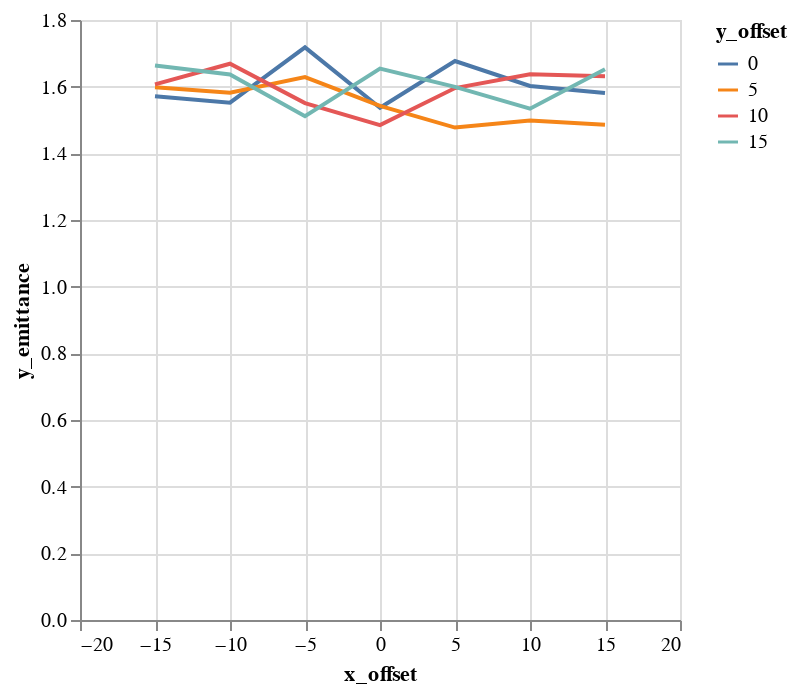

Notebook source saved alongside this figure:
### Code cell
alt.Chart(emit_df).mark_line().encode(
    color='y_offset:N',
    x='x_offset',
    y='y_emittance',
)

### Figure 1 — Vega-Lite specification as saved in the notebook (floating-point values rounded to 4 significant figures)
{"$schema": "https://vega.github.io/schema/vega-lite/v1.2.1.json", "data": {"values": [{"losses": 0, "relbeta": 0.002308, "sourceID": 16777222, "sourceName": "x_-15_y_0", "x_emittance": 1.687, "x_emittance_rel": 1.041, "x_norm_emittance": 0.003895, "x_offset": -15, "y_emittance": 1.571, "y_emittance_rel": 0.9995, "y_norm_emittance": 0.003628, "y_offset": 0}, {"losses": 0, "relbeta": 0.002308, "sourceID": 16777229, "sourceName": "x_-15_y_5", "x_emittance": 1.654, "x_emittance_rel": 1.038, "x_norm_emittance": 0.003818, "x_offset": -15, "y_emittance": 1.598, "y_emittance_rel": 1.003, "y_norm_emittance": 0.003689, "y_offset": 5}, {"losses": 0, "relbeta": 0.002308, "sourceID": 16777236, "sourceName": "x_-15_y_10", "x_emittance": 1.677, "x_emittance_rel": 1.037, "x_norm_emittance": 0.003872, "x_offset": -15, "y_emittance": 1.607, "y_emittance_rel": 1.006, "y_norm_emittance": 0.00371, "y_offset": 10}, {"losses": 0, "relbeta": 0.002308, "sourceID": 16777243, "sourceName": "x_-15_y_15", "x_emittance": 1.77, "x_emittance_rel": 1.059, "x_norm_emittance": 0.004087, "x_offset": -15, "y_emittance": 1.664, "y_emittance_rel": 1.001, "y_norm_emittance": 0.003841, "y_offset": 15}, {"losses": 0, "relbeta": 0.002308, "sourceID": 16777220, "sourceName": "x_-10_y_0", "x_emittance": 1.597, "x_emittance_rel": 1.003, "x_norm_emittance": 0.003686, "x_offset": -10, "y_emittance": 1.552, "y_emittance_rel": 0.9995, "y_norm_emittance": 0.003582, "y_offset": 0}, {"losses": 0, "relbeta": 0.002308, "sourceID": 16777227, "sourceName": "x_-10_y_5", "x_emittance": 1.609, "x_emittance_rel": 0.9978, "x_norm_emittance": 0.003715, "x_offset": -10, "y_emittance": 1.582, "y_emittance_rel": 1.001, "y_norm_emittance": 0.003651, "y_offset": 5}, {"losses": 0, "relbeta": 0.002308, "sourceID": 16777234, "sourceName": "x_-10_y_10", "x_emittance": 1.489, "x_emittance_rel": 1.002, "x_norm_emittance": 0.003438, "x_offset": -10, "y_emittance": 1.669, "y_emittance_rel": 1.002, "y_norm_emittance": 0.003852, "y_offset": 10}, {"losses": 0, "relbeta": 0.002308, "sourceID": 16777241, "sourceName": "x_-10_y_15", "x_emittance": 1.457, "x_emittance_rel": 1.005, "x_norm_emittance": 0.003363, "x_offset": -10, "y_emittance": 1.636, "y_emittance_rel": 1.001, "y_norm_emittance": 0.003777, "y_offset": 15}, {"losses": 0, "relbeta": 0.002308, "sourceID": 16777218, "sourceName": "x_-5_y_0", "x_emittance": 1.678, "x_emittance_rel": 1.001, "x_norm_emittance": 0.003873, "x_offset": -5, "y_emittance": 1.718, "y_emittance_rel": 1.0, "y_norm_emittance": 0.003966, "y_offset": 0}, {"losses": 0, "relbeta": 0.002308, "sourceID": 16777225, "sourceName": "x_-5_y_5", "x_emittance": 1.524, "x_emittance_rel": 1.0, "x_norm_emittance": 0.003517, "x_offset": -5, "y_emittance": 1.629, "y_emittance_rel": 1.002, "y_norm_emittance": 0.00376, "y_offset": 5}, {"losses": 0, "relbeta": 0.002308, "sourceID": 16777232, "sourceName": "x_-5_y_10", "x_emittance": 1.516, "x_emittance_rel": 1.003, "x_norm_emittance": 0.0035, "x_offset": -5, "y_emittance": 1.551, "y_emittance_rel": 1.004, "y_norm_emittance": 0.00358, "y_offset": 10}, {"losses": 0, "relbeta": 0.002308, "sourceID": 16777239, "sourceName": "x_-5_y_15", "x_emittance": 1.707, "x_emittance_rel": 1.009, "x_norm_emittance": 0.00394, "x_offset": -5, "y_emittance": 1.511, "y_emittance_rel": 1.004, "y_norm_emittance": 0.003488, "y_offset": 15}, {"losses": 0, "relbeta": 0.002308, "sourceID": 16777216, "sourceName": "x_0_y_0", "x_emittance": 1.542, "x_emittance_rel": 1.001, "x_norm_emittance": 0.003559, "x_offset": 0, "y_emittance": 1.537, "y_emittance_rel": 1.0, "y_norm_emittance": 0.003548, "y_offset": 0}, {"losses": 0, "relbeta": 0.002308, "sourceID": 16777223, "sourceName": "x_0_y_5", "x_emittance": 1.538, "x_emittance_rel": 0.9987, "x_norm_emittance": 0.003551, "x_offset": 0, "y_emittance": 1.542, "y_emittance_rel": 1.005, "y_norm_emittance": 0.00356, "y_offset": 5}, {"losses": 0, "relbeta": 0.002308, "sourceID": 16777230, "sourceName": "x_0_y_10", "x_emittance": 1.418, "x_emittance_rel": 1.011, "x_norm_emittance": 0.003273, "x_offset": 0, "y_emittance": 1.485, "y_emittance_rel": 1.006, "y_norm_emittance": 0.003428, "y_offset": 10}, {"losses": 0, "relbeta": 0.002308, "sourceID": 16777237, "sourceName": "x_0_y_15", "x_emittance": 1.813, "x_emittance_rel": 1.025, "x_norm_emittance": 0.004185, "x_offset": 0, "y_emittance": 1.654, "y_emittance_rel": 1.026, "y_norm_emittance": 0.003819, "y_offset": 15}, {"losses": 0, "relbeta": 0.002308, "sourceID": 16777217, "sourceName": "x_5_y_0", "x_emittance": 1.558, "x_emittance_rel": 1.005, "x_norm_emittance": 0.003596, "x_offset": 5, "y_emittance": 1.677, "y_emittance_rel": 1.002, "y_norm_emittance": 0.003871, "y_offset": 0}, {"losses": 0, "relbeta": 0.002308, "sourceID": 16777224, "sourceName": "x_5_y_5", "x_emittance": 1.614, "x_emittance_rel": 1.008, "x_norm_emittance": 0.003726, "x_offset": 5, "y_emittance": 1.477, "y_emittance_rel": 1.003, "y_norm_emittance": 0.00341, "y_offset": 5}, {"losses": 0, "relbeta": 0.002308, "sourceID": 16777231, "sourceName": "x_5_y_10", "x_emittance": 1.522, "x_emittance_rel": 1.04, "x_norm_emittance": 0.003512, "x_offset": 5, "y_emittance": 1.596, "y_emittance_rel": 1.001, "y_norm_emittance": 0.003684, "y_offset": 10}, {"losses": 0, "relbeta": 0.002308, "sourceID": 16777238, "sourceName": "x_5_y_15", "x_emittance": 1.667, "x_emittance_rel": 1.043, "x_norm_emittance": 0.003847, "x_offset": 5, "y_emittance": 1.599, "y_emittance_rel": 1.016, "y_norm_emittance": 0.003692, "y_offset": 15}, {"losses": 0, "relbeta": 0.002308, "sourceID": 16777219, "sourceName": "x_10_y_0", "x_emittance": 1.563, "x_emittance_rel": 1.029, "x_norm_emittance": 0.003608, "x_offset": 10, "y_emittance": 1.602, "y_emittance_rel": 1.002, "y_norm_emittance": 0.003698, "y_offset": 0}, {"losses": 0, "relbeta": 0.002308, "sourceID": 16777226, "sourceName": "x_10_y_5", "x_emittance": 1.474, "x_emittance_rel": 1.018, "x_norm_emittance": 0.003402, "x_offset": 10, "y_emittance": 1.498, "y_emittance_rel": 0.9946, "y_norm_emittance": 0.003459, "y_offset": 5}, {"losses": 0, "relbeta": 0.002308, "sourceID": 16777233, "sourceName": "x_10_y_10", "x_emittance": 1.847, "x_emittance_rel": 1.06, "x_norm_emittance": 0.004264, "x_offset": 10, "y_emittance": 1.637, "y_emittance_rel": 1.015, "y_norm_emittance": 0.003779, "y_offset": 10}, {"losses": 0, "relbeta": 0.002308, "sourceID": 16777240, "sourceName": "x_10_y_15", "x_emittance": 1.675, "x_emittance_rel": 1.065, "x_norm_emittance": 0.003866, "x_offset": 10, "y_emittance": 1.534, "y_emittance_rel": 1.015, "y_norm_emittance": 0.003541, "y_offset": 15}, {"losses": 0, "relbeta": 0.002308, "sourceID": 16777221, "sourceName": "x_15_y_0", "x_emittance": 1.778, "x_emittance_rel": 1.187, "x_norm_emittance": 0.004105, "x_offset": 15, "y_emittance": 1.581, "y_emittance_rel": 1.002, "y_norm_emittance": 0.003649, "y_offset": 0}, {"losses": 1, "relbeta": 0.002308, "sourceID": 16777228, "sourceName": "x_15_y_5", "x_emittance": 1.76, "x_emittance_rel": 1.12, "x_norm_emittance": 0.004063, "x_offset": 15, "y_emittance": 1.486, "y_emittance_rel": 1.0, "y_norm_emittance": 0.00343, "y_offset": 5}, {"losses": 0, "relbeta": 0.002308, "sourceID": 16777235, "sourceName": "x_15_y_10", "x_emittance": 1.77, "x_emittance_rel": 1.091, "x_norm_emittance": 0.004086, "x_offset": 15, "y_emittance": 1.631, "y_emittance_rel": 1.01, "y_norm_emittance": 0.003766, "y_offset": 10}, {"losses": 0, "relbeta": 0.002308, "sourceID": 16777242, "sourceName": "x_15_y_15", "x_emittance": 1.684, "x_emittance_rel": 1.112, "x_norm_emittance": 0.003887, "x_offset": 15, "y_emittance": 1.652, "y_emittance_rel": 1.041, "y_norm_emittance": 0.003813, "y_offset": 15}]}, "encoding": {"color": {"field": "y_offset", "type": "nominal"}, "x": {"field": "x_offset", "type": "quantitative"}, "y": {"field": "y_emittance", "type": "quantitative"}}, "mark": "line"}
